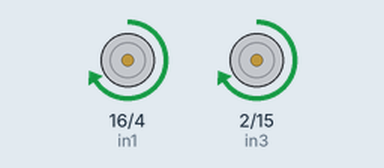
This sketch was run on a simulated ESP32. Parts: motor-driver pin pairs drawn as motors (green arrow = first pin HIGH = forward, orange = second pin HIGH = backward, longer = more drive, scaled by the enable pin).

Above: at 1.0 s.
At 2.5 s:
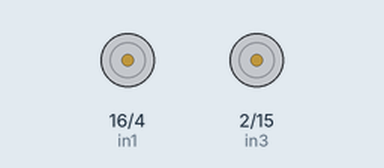
At 4.0 s:
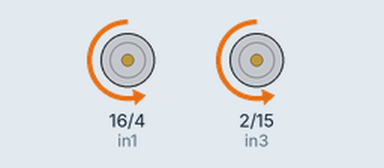
Timing chart, 0 to 7.8 s (numbered marks = the images above):
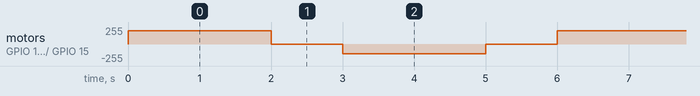

The sketch:

move_esp32.ino
```cpp
// Motor A pins
const int ena = 23;
const int in1 = 16;
const int in2 = 4;

// Motor B pins
const int enb = 22;
const int in3 = 2;
const int in4 = 15;

// PWM Settings
const int freq = 30000;
const int resolution = 8; // 8-bit resolution (0-255)

void setup() {
  // Set direction pins as outputs
  pinMode(in1, OUTPUT);
  pinMode(in2, OUTPUT);
  pinMode(in3, OUTPUT);
  pinMode(in4, OUTPUT);

  // NEW API: ledcAttach(pin, frequency, resolution)
  // This replaces ledcSetup, ledcAttachPin, and channels!
  ledcAttach(ena, freq, resolution);
  ledcAttach(enb, freq, resolution);
}

void moveForward(int speed) {
  // Motor A
  digitalWrite(in1, HIGH);
  digitalWrite(in2, LOW);
  ledcWrite(ena, speed); // Use the pin number directly now

  // Motor B
  digitalWrite(in3, HIGH);
  digitalWrite(in4, LOW);
  ledcWrite(enb, speed);
}

void moveBackward(int speed) {
  // Motor A
  digitalWrite(in1, LOW);
  digitalWrite(in2, HIGH);
  ledcWrite(ena, speed);

  // Motor B
  digitalWrite(in3, LOW);
  digitalWrite(in4, HIGH);
  ledcWrite(enb, speed);
}

void stopMotors() {
  digitalWrite(in1, LOW);
  digitalWrite(in2, LOW);
  digitalWrite(in3, LOW);
  digitalWrite(in4, LOW);
  ledcWrite(ena, 0);
  ledcWrite(enb, 0);
}

void loop() {
  moveForward(200);
  delay(2000);

  stopMotors();
  delay(1000);

  moveBackward(150);
  delay(2000);

  stopMotors();
  delay(1000);
}
```

Measured:
- by itself, motor on GPIO 16 (in1) / GPIO 4 (in2), motor on GPIO 2 (in3) / GPIO 15 (in4): repeats every 6.0 s: stopped 1.0 s, backward 149/255 2.0 s, stopped 1.0 s, forward 199/255 2.0 s
